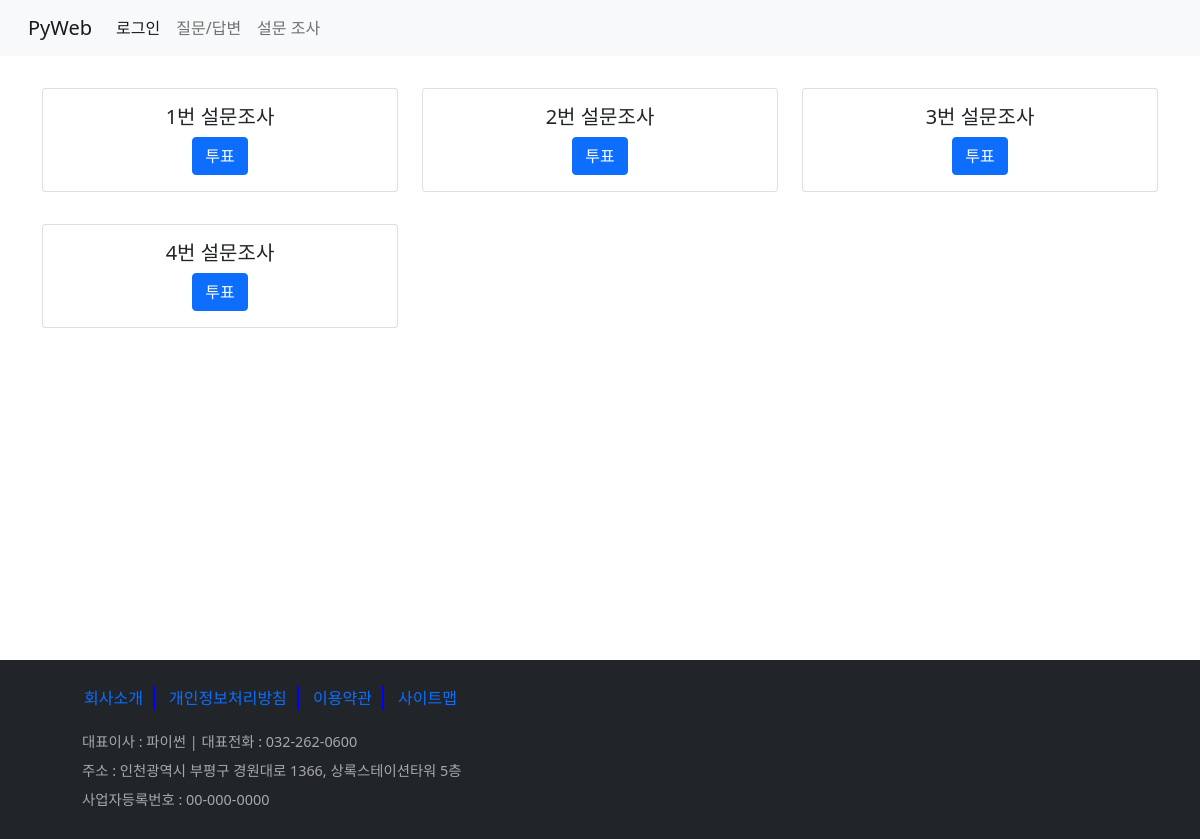
Screenshot of /poll/ with the database file from the repository.
### poll/models.py (models this page shows, shortened)
class Question(models.Model):
    question_text = models.CharField(max_length=200)
    pub_date = models.DateTimeField()

### poll/views.py (the view)
# urls.py: path('', base_views.index, name='index'),                        # 127.0.0.1:8000/board/
def index(request):
    question_list = Question.objects.all()
    return render(request, 'poll/index.html', {'question_list':question_list})

### templates/poll/index.html (shortened to what this page needs)
{% extends 'base.html' %}
{% block content %}
    <div class="container my-3">
        <section>
            {% if question_list %}
                <div class="row">
                    {% for question in question_list %}
                    <div class="col-sm-4 my-3">
                        <div class="card text-center">
                            <div class="card-body">
                                <h5 class="card-title">{{ question.question_text }}</h5>
                                <a href="{% url 'poll:detail' question.id %}" class="btn btn-primary">투표</a>
                            </div>
                        </div>
                    </div>
                    {% endfor %}
                </div>
            {% else %}
            <p>설문이 없습니다.</p>
            {% endif %}
        </section>
        <div class="index_poll"></div>
    </div>
</body>
</html>
{% endblock %}

### static/board/css/style.css (style rules this page uses)
.index_poll { height: 300px; }

### rows the page displays
Question: question_text "1번 설문조사"
Question: question_text "2번 설문조사"
Question: question_text "3번 설문조사"
Question: question_text "4번 설문조사"
